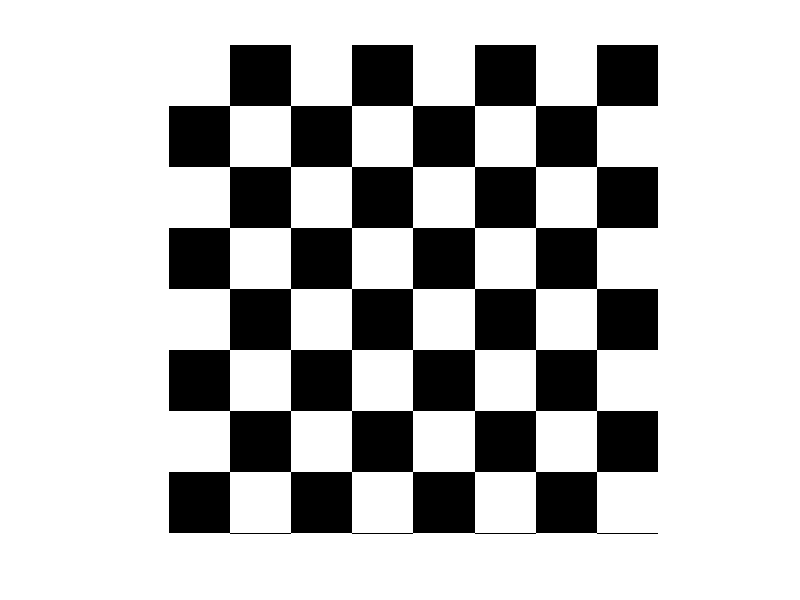

The MATLAB source for this figure:
clc;
close all;
clear all;
r=8;
image = zeros(100*r,100*r);
f=1;

for i=1 : r*100
    if floor(mod( i/100 , 2 )) == 0 
        for j=1 : r*100
            if floor(mod( j/100 , 2 )) == 0 
                image(i, j) = 255;
            end    
            if floor(mod( j/100 , 2 )) == 1 
                image(i, j) = 0;
            end        
        end 
    end
    if floor(mod( i/100 , 2 )) == 1 
        for j=1 : r*100
            if floor(mod( j/100 , 2 )) == 0 
                image(i, j) = 0;
            end    
            if floor(mod( j/100 , 2 )) == 1 
                image(i, j) = 255;
            end        
        end 
    end
end

figure,
imshow(image);

